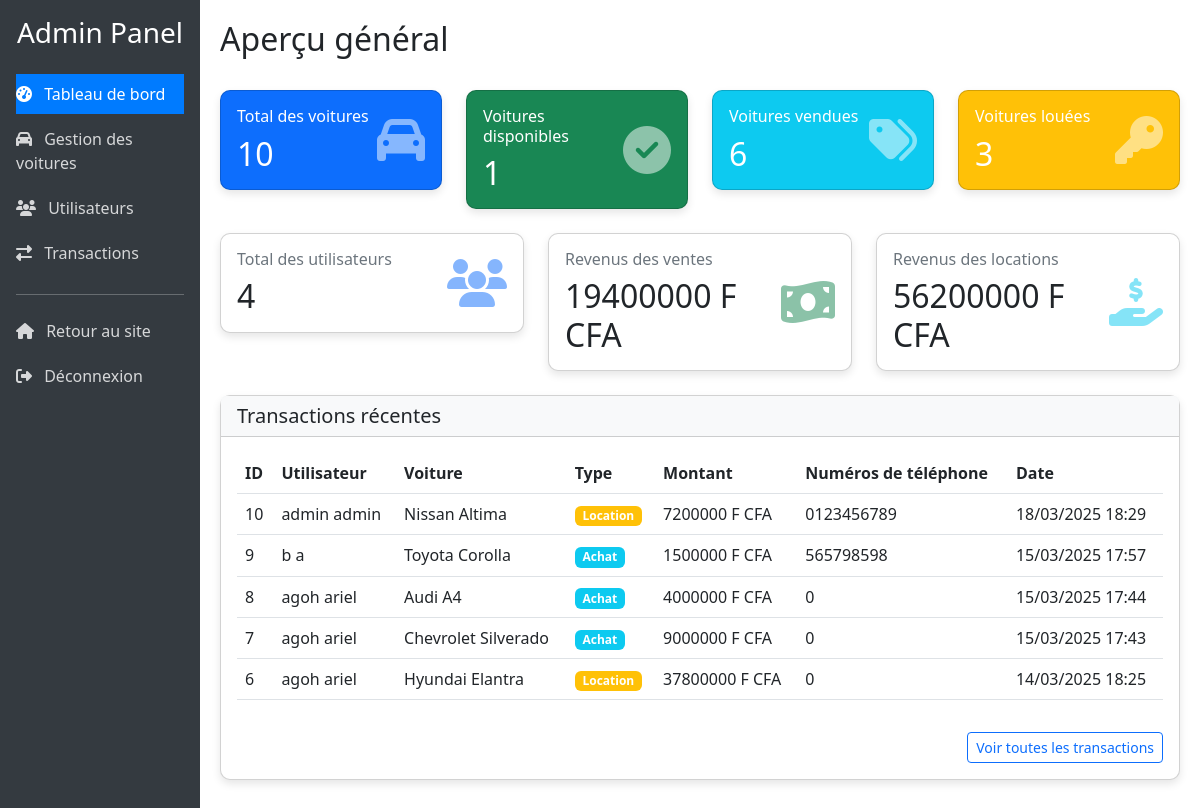
The page /ventelocavoiture/dashboard/ (signed in) on the database as committed earlier.
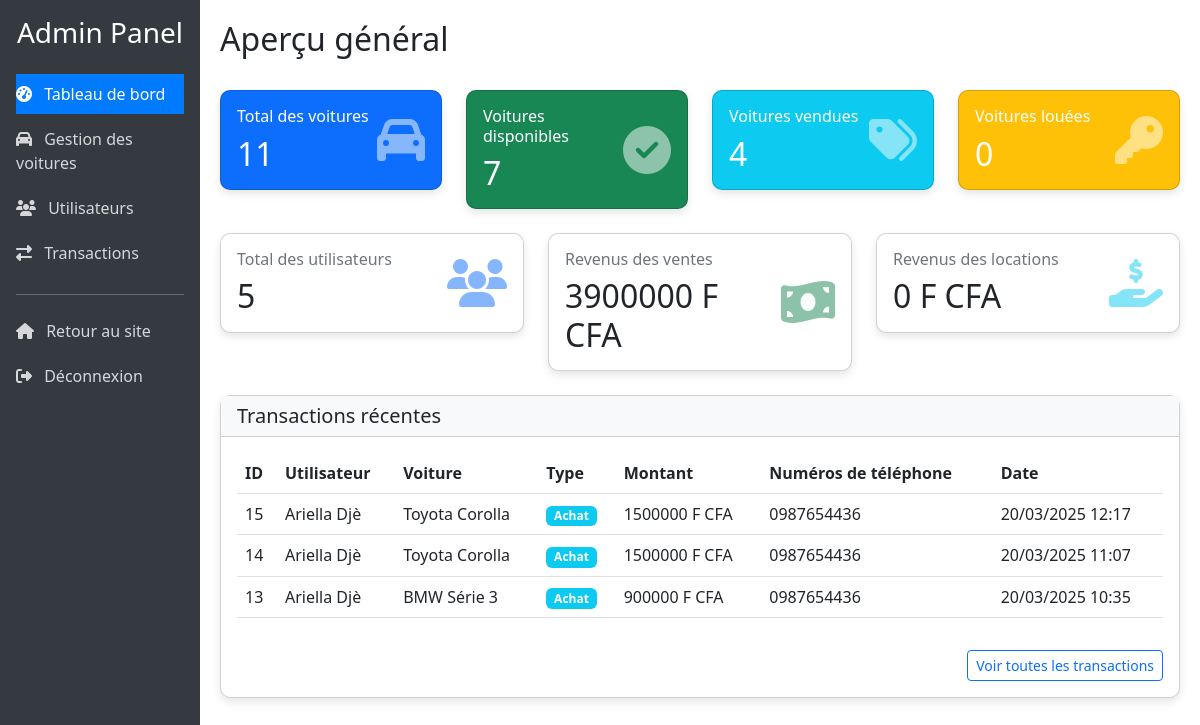
The same page on the database as committed later.
### ventelocavoiture/models.py (models this page shows, shortened)
class Transaction(models.Model):
    TYPE_TRANSACTION = [
        ('achat', 'Achat'),
        ('location', 'Location'),
    ]
    utilisateur = models.ForeignKey(Utilisateur, on_delete=models.CASCADE)
    voiture = models.ForeignKey(Voiture, on_delete=models.CASCADE)
    date_transaction = models.DateTimeField(auto_now_add=True)  # Date de la transaction
    type_transaction = models.CharField(max_length=10, choices=TYPE_TRANSACTION)  # Type (achat ou location)
    montant = models.DecimalField(max_digits=10, decimal_places=2)  # Montant de la transaction
    date_debut_location = models.DateField(null=True, blank=True)  # Date de début (pour location)
    date_fin_location = models.DateField(null=True, blank=True)  # Date de fin (pour location)

class Utilisateur(models.Model):
    nom = models.CharField(max_length=100)  # Nom de famille
    prenom = models.CharField(max_length=100)  # Prénom
    sexe = models.CharField(max_length=1, choices=[('F', 'Feminin'), ('M', 'Masculin')])  # Genre
    numeros = models.CharField(max_length=100, null=True)  # Numéro de téléphone (optionnel)
    email = models.EmailField(unique=True)  # Email (identifiant unique)
    password = models.CharField(max_length=100)  # Mot de passe (stocké hashé)
    is_admin = models.BooleanField(default=False)  # Indicateur de droits administrateur

class Voiture(models.Model):
    ETAT_CHOIX = [
        ('disponible', 'Disponible'),
        ('vendu', 'Vendu'),
        ('loué', 'Loué'),
    ]
    TYPE_CHOIX = [
        ('vente', 'À vendre'),
        ('location', 'À louer'),
        ('les_deux', 'À vendre et à louer'),
    ]
    marque = models.CharField(max_length=100)  # Marque de la voiture
    modele = models.CharField(max_length=100)  # Modèle de la voiture
    annee = models.IntegerField()  # Année de fabrication
    kilometrage = models.IntegerField()  # Kilométrage actuel
    prix_vente = models.DecimalField(max_digits=10, decimal_places=2, null=True, blank=True)
    prix_location_jour = models.DecimalField(max_digits=10, decimal_places=2, null=True, blank=True)
    description = models.TextField()  # Description détaillée
    etat = models.CharField(max_length=20, choices=ETAT_CHOIX, default='disponible')  # État actuel
    type_offre = models.CharField(max_length=20, choices=TYPE_CHOIX, default='vente')  # Type d'offre
    date_ajout = models.DateTimeField(auto_now_add=True)  # Date d'ajout au système
    image = models.ImageField(upload_to='images/')  # Image principale

### ventelocavoiture/views.py (the view)
# urls.py: path('dashboard/', views.dashboard, name='dashboard'),  # Tableau de bord principal
@admin_requis  # Applique le décorateur pour vérifier les droits d'administration
def dashboard(request):
    total_voitures = Voiture.objects.count()  # Nombre total de voitures
    voitures_disponibles = Voiture.objects.filter(etat='disponible').count()  # Nombre de voitures disponibles
    voitures_vendues = Voiture.objects.filter(etat='vendu').count()  # Nombre de voitures vendues
    voitures_louees = Voiture.objects.filter(etat='loué').count()  # Nombre de voitures louées
    total_utilisateurs = Utilisateur.objects.count()  # Nombre total d'utilisateurs
    total_transactions = Transaction.objects.count()  # Nombre total de transactions
    revenus_ventes = Transaction.objects.filter(type_transaction='achat').aggregate(Sum('montant'))['montant__sum'] or 0
    revenus_locations = Transaction.objects.filter(type_transaction='location').aggregate(Sum('montant'))['montant__sum'] or 0
    transactions_recentes = Transaction.objects.all().order_by('-date_transaction')[:5]
    context = {
        'total_voitures': total_voitures,
        'voitures_disponibles': voitures_disponibles,
        'voitures_vendues': voitures_vendues,
        'voitures_louees': voitures_louees,
        'total_utilisateurs': total_utilisateurs,
        'total_transactions': total_transactions,
        'revenus_ventes': revenus_ventes,
        'revenus_locations': revenus_locations,
        'transactions_recentes': transactions_recentes,
        'section': 'apercu'  # Indique la section active dans le menu
    }
    return render(request, 'ventelocavoiture/dashboard.html', context)

### ventelocavoiture/context_processors.py (called while the page is built)
def utilisateur_connecte(request):
    context = {
        'utilisateur_connecte': False,  # Par défaut, l'utilisateur n'est pas connecté
        'utilisateur': None
    }
    if 'utilisateur_id' in request.session:
        try:
            utilisateur = Utilisateur.objects.get(id=request.session['utilisateur_id'])
            context['utilisateur_connecte'] = True
            context['utilisateur'] = utilisateur
        except Utilisateur.DoesNotExist:
            pass
    return context

### ventelocavoiture/templates/ventelocavoiture/dashboard.html (shortened to what the changed rows need)
{% extends 'dashboard_base.html' %}
{% block page_title %}Aperçu général{% endblock %}
{% block content %}
<div class="row">
    <div class="col-md-3 mb-4">
        <div class="card dashboard-card bg-primary text-white">
            <div class="card-body">
                <div class="d-flex justify-content-between align-items-center">
                    <div>
                        <h6 class="card-title">Total des voitures</h6>
                        <h2 class="mb-0">{{ total_voitures }}</h2>
                    </div>
                </div>
            </div>
        </div>
    </div>
    <div class="col-md-3 mb-4">
        <div class="card dashboard-card bg-success text-white">
            <div class="card-body">
                <div class="d-flex justify-content-between align-items-center">
                    <div>
                        <h6 class="card-title">Voitures disponibles</h6>
                        <h2 class="mb-0">{{ voitures_disponibles }}</h2>
                    </div>
                </div>
            </div>
        </div>
    </div>
    <div class="col-md-3 mb-4">
        <div class="card dashboard-card bg-info text-white">
            <div class="card-body">
                <div class="d-flex justify-content-between align-items-center">
                    <div>
                        <h6 class="card-title">Voitures vendues</h6>
                        <h2 class="mb-0">{{ voitures_vendues }}</h2>
                    </div>
                </div>
            </div>
        </div>
    </div>
    <div class="col-md-3 mb-4">
        <div class="card dashboard-card bg-warning text-white">
            <div class="card-body">
                <div class="d-flex justify-content-between align-items-center">
                    <div>
                        <h6 class="card-title">Voitures louées</h6>
                        <h2 class="mb-0">{{ voitures_louees }}</h2>
                    </div>
                </div>
            </div>
        </div>
    </div>
    <div class="col-md-4 mb-4">
        <div class="card dashboard-card">
            <div class="card-body">
                <div class="d-flex justify-content-between align-items-center">
                    <div>
                        <h6 class="card-title text-muted">Total des utilisateurs</h6>
                        <h2 class="mb-0">{{ total_utilisateurs }}</h2>
                    </div>
                </div>
            </div>
        </div>
    </div>
    <div class="col-md-4 mb-4">
        <div class="card dashboard-card">
            <div class="card-body">
                <div class="d-flex justify-content-between align-items-center">
                    <div>
                        <h6 class="card-title text-muted">Revenus des ventes</h6>
                        <h2 class="mb-0">{{ revenus_ventes|floatformat:0 }} F CFA</h2>
                    </div>
                </div>
            </div>
        </div>
    </div>
    <div class="col-md-4 mb-4">
        <div class="card dashboard-card">
            <div class="card-body">
                <div class="d-flex justify-content-between align-items-center">
                    <div>
                        <h6 class="card-title text-muted">Revenus des locations</h6>
                        <h2 class="mb-0">{{ revenus_locations|floatformat:0 }} F CFA</h2>
                    </div>
                </div>
            </div>
        </div>
    </div>
    <div class="col-12 mb-4">
        <div class="card dashboard-card">
            <div class="card-body">
                <div class="table-responsive">
                    <table class="table table-hover">
                        <thead>
                            <tr>
                                <th>ID</th>
                                <th>Utilisateur</th>
                                <th>Voiture</th>
                                <th>Type</th>
                                <th>Montant</th>
                                <th>Numéros de téléphone</th>
                                <th>Date</th>
                            </tr>
                        </thead>
                        <tbody>
                            {% for transaction in transactions_recentes %}
                            <tr>
                                <td>{{ transaction.id }}</td>
                                <td>{{ transaction.utilisateur.prenom }} {{ transaction.utilisateur.nom }}</td>
                                <td>{{ transaction.voiture.marque }} {{ transaction.voiture.modele }}</td>
                                <td>
                                    {% if transaction.type_transaction == 'achat' %}
                                    <span class="badge bg-info">Achat</span>
                                    {% else %}
                                    <span class="badge bg-warning">Location</span>
                                    {% endif %}
                                </td>
                                <td>{{ transaction.montant|floatformat:0 }} F CFA</td>
                                <td>{{ transaction.utilisateur.numeros }}</td>
                                <td>{{ transaction.date_transaction|date:"d/m/Y H:i" }}</td>
                            </tr>
                            {% empty %}
                            <tr>
                                <td colspan="6" class="text-center">Aucune transaction récente</td>
                            </tr>
                            {% endfor %}
                        </tbody>
                    </table>
                </div>
            </div>
        </div>
    </div>
</div>
{% endblock %}

Rows that differ between the two databases and show on the page:
removed Transaction: type_transaction "Location"
removed Transaction: type_transaction "Achat"
removed Transaction: type_transaction "Achat"
removed Transaction: type_transaction "Achat"
removed Transaction: type_transaction "Location"
added Transaction: type_transaction "Achat"
added Transaction: type_transaction "Achat"
added Transaction: type_transaction "Achat"
Other text that changed with them:
{{ total_voitures }}: "10" → "11"
{{ voitures_disponibles }}: "1" → "7"
{{ voitures_vendues }}: "6" → "4"
{{ voitures_louees }}: "3" → "0"
{{ total_utilisateurs }}: "4" → "5"
{{ revenus_ventes|floatformat:0 }}: "19400000" → "3900000"
{{ revenus_locations|floatformat:0 }}: "56200000" → "0"
